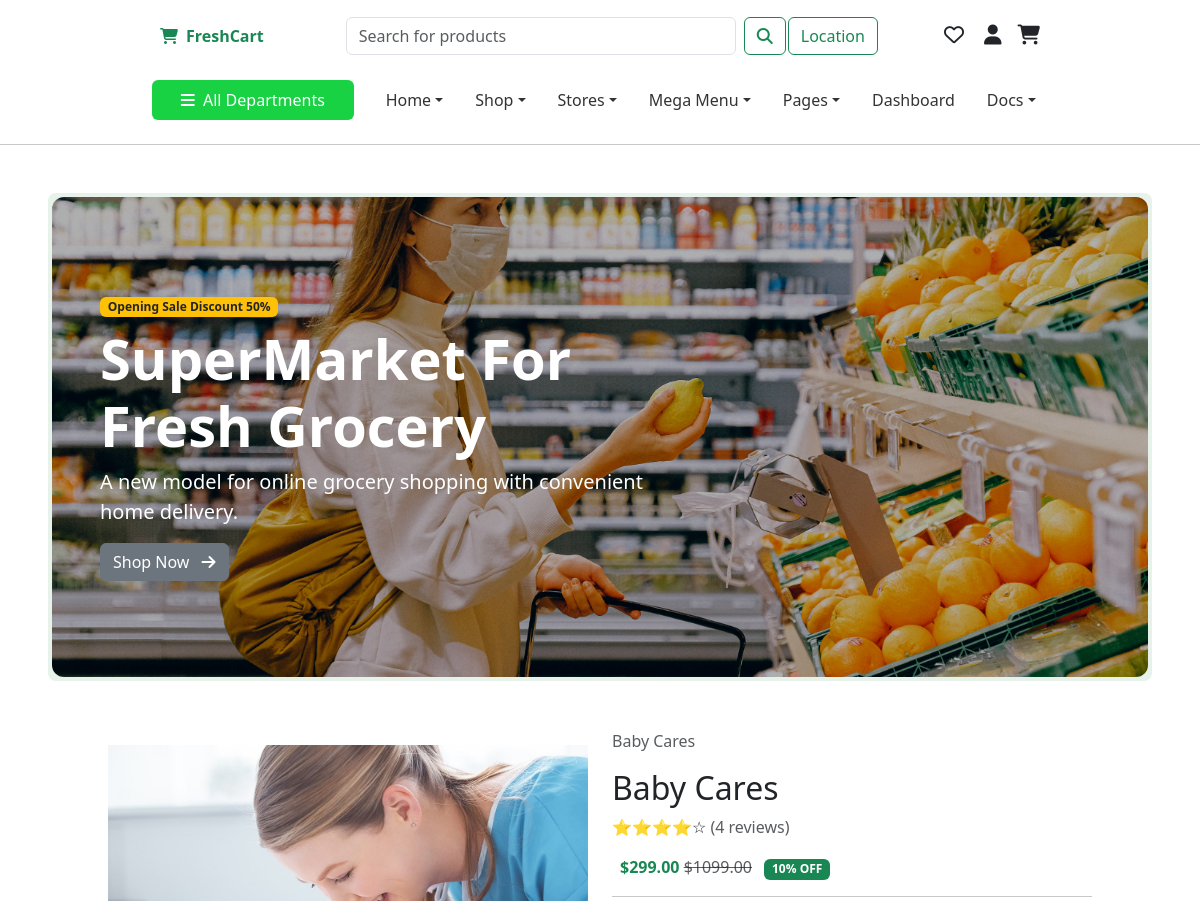
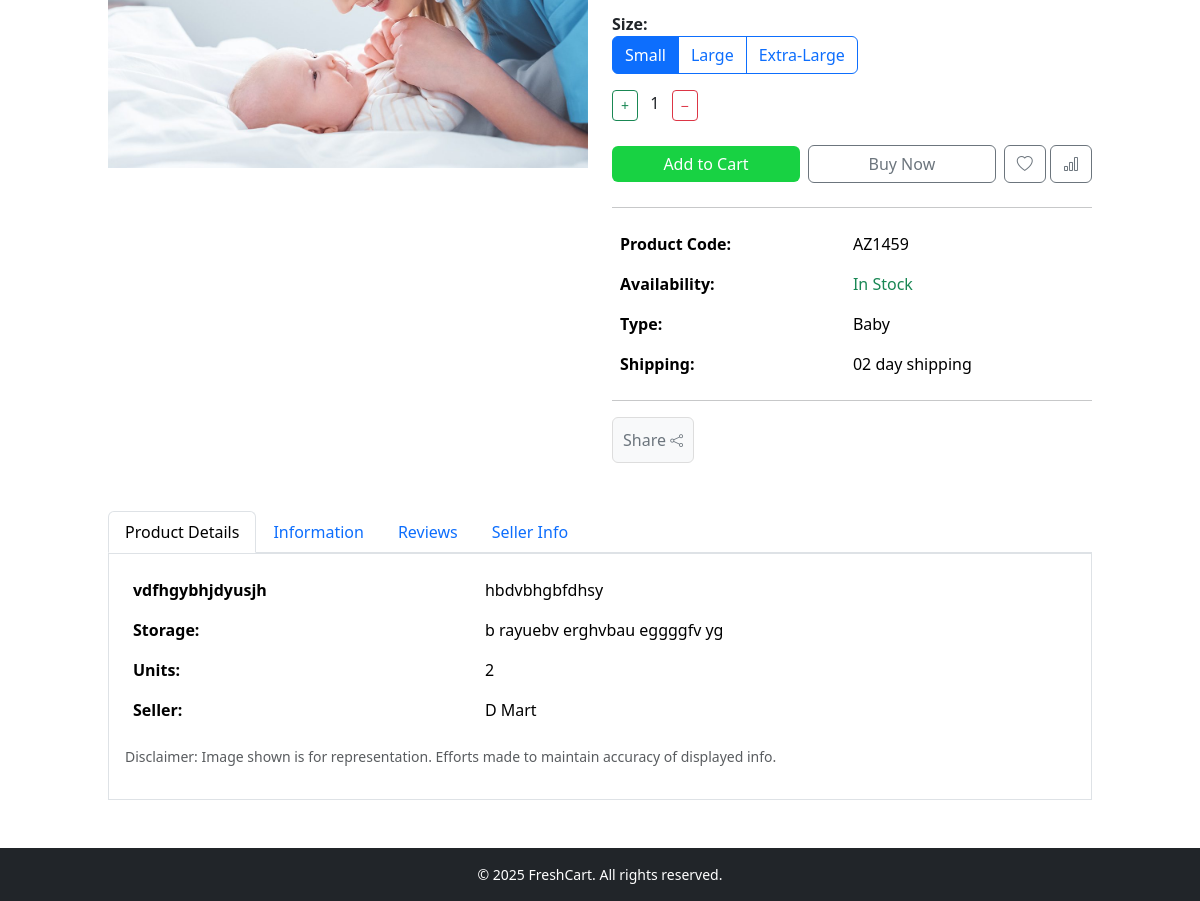
/products/product_detail/2/, run on the app's committed database (2 pictures, top to bottom).
### core/models.py (models this page shows, shortened)
class Product(models.Model):
    category = models.ForeignKey(Category, on_delete=models.CASCADE, related_name='products')
    name = models.CharField(max_length=200)
    slug = models.SlugField(unique=True)
    price = models.DecimalField(max_digits=10, decimal_places=2)
    old_price = models.DecimalField(max_digits=10, decimal_places=2, null=True, blank=True)
    discount = models.PositiveIntegerField(blank=True, null=True)
    discount_end_time = models.DateTimeField(blank=True, null=True)
    rating = models.DecimalField(max_digits=2, decimal_places=1, default=0.0)
    image = models.ImageField(upload_to='products/', default='products/default.jpg')
    is_available = models.BooleanField(default=True)
    created_at = models.DateTimeField(auto_now_add=True)
    is_popular = models.BooleanField(default=False)
    is_daily_best_sell = models.BooleanField(default=False)

class Category(models.Model):
    name = models.CharField(max_length=100)
    image = models.ImageField(upload_to='categories/', blank=True, null=True)
    is_featured_categories = models.BooleanField(default=False)

### products/models.py (models this page shows, shortened)
class Product_Detail(models.Model):
    product = models.OneToOneField(Product, on_delete=models.CASCADE)
    category = models.ForeignKey(Category, on_delete=models.CASCADE, related_name='product_details')
    short_description = models.TextField()
    long_description = models.TextField()
    color = models.CharField(max_length=100, blank=True, null=True)
    size = models.CharField(max_length=100, blank=True, null=True)
    product_code = models.CharField(max_length=100, blank=True, null=True)
    availability_text = models.CharField(max_length=100, default="In Stock")
    product_type = models.CharField(max_length=100, blank=True, null=True)
    shipping_time = models.CharField(max_length=100, default="02 day shipping")
    unit = models.CharField(max_length=100, blank=True, null=True)
    seller_name = models.CharField(max_length=200, blank=True, null=True)
    storage_tips = models.TextField(blank=True, null=True)
    weight = models.CharField(max_length=100, blank=True, null=True)
    ingredient_type = models.CharField(max_length=200, blank=True, null=True)
    brand = models.CharField(max_length=100, blank=True, null=True)
    package_quantity = models.CharField(max_length=100, blank=True, null=True)
    form = models.CharField(max_length=100, blank=True, null=True)
    manufacturer = models.CharField(max_length=200, blank=True, null=True)
    net_quantity = models.CharField(max_length=100, blank=True, null=True)
    dimensions = models.CharField(max_length=200, blank=True, null=True)
    asin = models.CharField(max_length=100, blank=True, null=True)
    best_sellers_rank = models.CharField(max_length=200, blank=True, null=True)
    date_first_available = models.DateField(blank=True, null=True)
    item_weight = models.CharField(max_length=100, blank=True, null=True)
    generic_name = models.CharField(max_length=100, blank=True, null=True)

### products/views.py (the view)
# urls.py: path('product_detail/<slug:slug>/', views.product_detail, name='product_detail'),
def product_detail(request, slug):
    product = get_object_or_404(Product, slug=slug)
    product_detail = get_object_or_404(Product_Detail, product=product)
    size_options = product_detail.size.split(",") if product_detail.size else []
    color_options = product_detail.color.split(",") if product_detail.color else []
    recently_viewed = request.session.get('recently_viewed', [])
    if product.id in recently_viewed:
        recently_viewed.remove(product.id)
    recently_viewed.insert(0, product.id)
    recently_viewed = recently_viewed[:10]
    request.session['recently_viewed'] = recently_viewed
    recently_viewed_products = Product.objects.filter(id__in=recently_viewed)
    recently_viewed_products = sorted(
        recently_viewed_products,
        key=lambda x: recently_viewed.index(x.id)
    )
    session_key = request.session.session_key
    if not session_key:
        request.session.create()
        session_key = request.session.session_key
    cart_item = Cart.objects.filter(session_key=session_key, product=product).first()
    context = {
        'product': product,
        'product_detail': product_detail,
        'size_options': size_options,
        'color_options': color_options,
        'recently_viewed': recently_viewed_products,
        'cart_item': cart_item,  # pass cart item for quantity display
    }
    return render(request, 'products/product_detail.html', context)

### templates/products/product_detail.html (shortened to what this page needs)
{% extends 'core/base.html' %}
{% load static %}
{% block content %}
  <div class="container my-5">
    <div class="row">
      <div class="col-md-6">
        <div class="position-relative">
          <img src="{{ product.image.url }}" class="img-fluid product-img-zoom" alt="{{ product.name }}" />
        </div>
      </div>
      <div class="col-md-6">
        <p class="text-muted">{{ product.category.name }}</p>
        <h2>{{ product.name }}</h2>
        <p>
          ⭐⭐⭐⭐☆ <span class="text-muted">(4 reviews)</span>
        </p>
        <p>
          <span class="fw-bold text-success ms-2">${{ product.price }}</span>
          <span class="text-muted text-decoration-line-through">${{ product.old_price }}</span>
          <span class="badge bg-success ms-2">10% OFF</span>
        </p>
        <hr />
        {% if size_options %}
          <div class="mb-3">
            <label class="fw-bold me-2 d-block">Size:</label>
            <div class="btn-group" role="group" aria-label="Size options">
              {% for size in size_options %}
                {% with size_id='size'|add:size %}
                  <label class="btn btn-outline-primary" for="{{ size_id }}">{{ size }}</label>
                {% endwith %}
              {% endfor %}
            </div>
          </div>
        {% endif %}
        <form action="{% url 'update_quantity' product.id %}" method="post" class="d-inline">
          <button type="submit" class="btn btn-sm btn-outline-success">+</button>
        </form>
        <span class="mx-2">{{ cart_item.quantity|default:'1' }}</span>
        <form action="{% url 'update_quantity' product.id %}" method="post" class="d-inline">
          <button type="submit" class="btn btn-sm btn-outline-danger">−</button>
        </form>
        <br /><br />
        <div class="d-flex align-items-center mb-4">
          <div class="me-2 w-50">
            <a href="{% url 'add_to_cart' product.id %}" class="btn btn-success w-100">Add to Cart</a>
          </div>
          <div class="me-2 w-50">
            <a href="{% url 'checkout' %}" class="btn btn-outline-secondary w-100">Buy Now</a>
          </div>
          <div class="d-flex">
            <a href="{% url 'add_to_wishlist' product.id %}" class="btn btn-outline-secondary w-100"><i class="bi bi-heart"></i></a> &nbsp;
            <a href="#" class="btn btn-outline-secondary w-100"><i class="bi bi-bar-chart"></i></a>
          </div>
        </div>
        <hr />
        <div>
          <table class="table no-border">
            <tbody>
              <tr>
                <th scope="row">Product Code:</th>
                <td class="ms-8">{{ product_detail.product_code }}</td>
              </tr>
              <tr>
                <th scope="row">Availability:</th>
                <td class="ms-8">
                  {% if product_detail.availability_text|lower == 'out of stock' %}
                    <span class="text-danger">{{ product_detail.availability_text }}</span>
                  {% else %}
                    <span class="text-success">{{ product_detail.availability_text }}</span>
                  {% endif %}
                </td>
              </tr>
              <tr>
                <th scope="row">Type:</th>
                <td class="ms-8">{{ product_detail.product_type }}</td>
              </tr>
              <tr>
                <th scope="row">Shipping:</th>
                <td class="ms-8">{{ product_detail.shipping_time }}</td>
              </tr>
            </tbody>
          </table>
        </div>
        <hr />
        <div class="d-flex align-items-center">
          <button class="btn btn-outline-secondary share-btn">
            <span>Share</span> <i class="bi bi-share"></i>
          </button>
        </div>
      </div>
    </div>
    <ul class="nav nav-tabs mt-5" id="myTab" role="tablist">
      <li class="nav-item" role="presentation">
        <button class="nav-link active" data-bs-toggle="tab" data-bs-target="#details">Product Details</button>
      </li>
      <li class="nav-item" role="presentation">
        <button class="nav-link {% if not product_detail.weight %}d-none{% endif %}" data-bs-toggle="tab" data-bs-target="#info">Information</button>
      </li>
      <li class="nav-item" role="presentation">
        <button class="nav-link" data-bs-toggle="tab" data-bs-target="#review">Reviews</button>
      </li>
      <li class="nav-item" role="presentation">
        <button class="nav-link" data-bs-toggle="tab" data-bs-target="#seller">Seller Info</button>
      </li>
    </ul>
    <div class="tab-content p-3 border" id="myTabContent">
      <div class="tab-pane fade show active" id="details">
        <table class="table table-borderless">
          <tbody>
            <tr>
              <th>{{ product_detail.short_description }}</th>
              <td>{{ product_detail.long_description }}</td>
            </tr>
            <tr>
              <th scope="row">Storage:</th>
              <td>{{ product_detail.storage_tips }}</td>
            </tr>
            <tr>
              <th scope="row">Units:</th>
              <td>{{ product_detail.unit }}</td>
            </tr>
            <tr>
              <th scope="row">Seller:</th>
              <td>{{ product_detail.seller_name }}</td>
            </tr>
          </tbody>
        </table>
        <p class="text-muted small">Disclaimer: Image shown is for representation. Efforts made to maintain accuracy of displayed info.</p>
      </div>
    </div>
  </div>
  <link rel="stylesheet" href="{% static 'css/products/product_detail.css' %}" />
{% endblock %}

### static/css/core/base.css (style rules this page uses)
body { font-family: 'Segoe UI', Tahoma, Geneva, Verdana, sans-serif; }
.btn-success { background-color: #18d243; border: none; }

### static/css/products/product_detail.css (style rules this page uses)
.product-img-zoom { transition: transform 0.3s ease; }
.table.no-border { border: none; }
.table.no-border th, .table.no-border td { border: none !important; }
.share-btn { position: relative; display: inline-block; padding: 10px; border: 1px solid #ddd; background-color: #f8f9fa; }
.share-btn i { font-size: 0.8rem; }

### data on the page
Product: image (picture), category.name "Baby Cares", name "Baby Cares", price "299.00", old_price "1099.00"
Product_Detail: product_code "AZ1459", availability_text "In Stock", product_type "Baby", shipping_time "02 day shipping", short_description "vdfhgybhjdyusjh", long_description "hbdvbhgbfdhsy", storage_tips "b rayuebv erghvbau eggggfv yg", unit "2", seller_name "D Mart"

### other printed values
{{ size }} "Small" "Large" "Extra-Large"
{{ cart_item.quantity|default:'1' }} "1"
